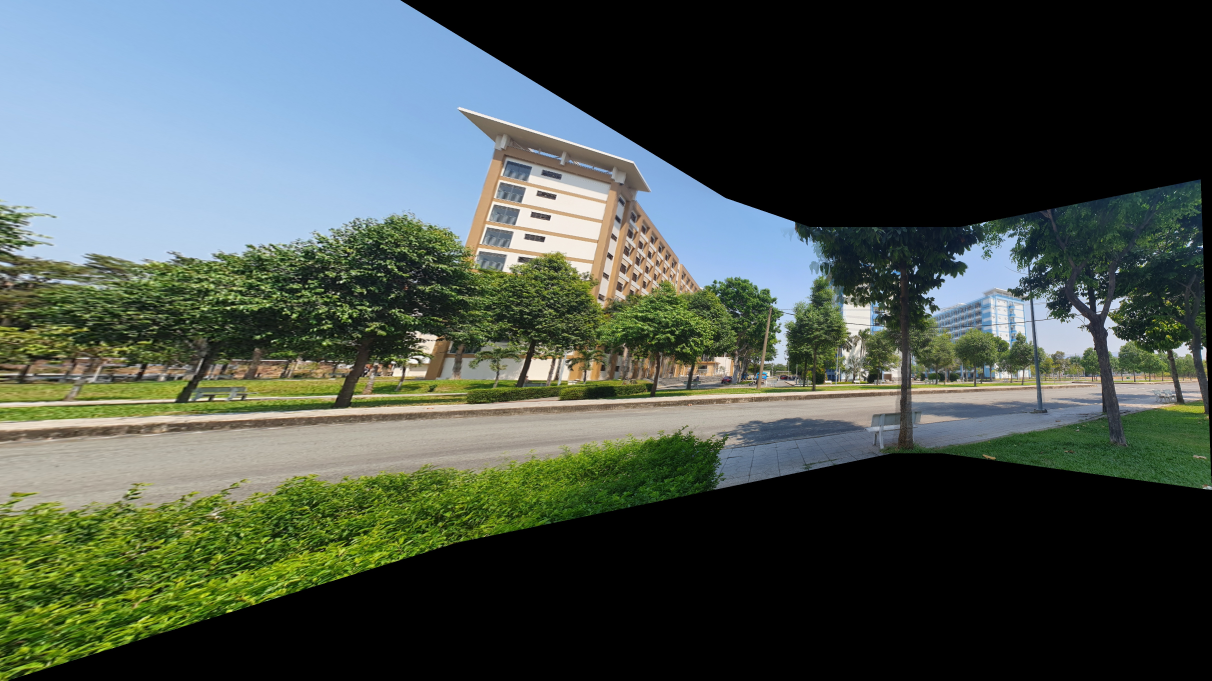
#> input picture ASS3/SIFT/output/panorama_center.jpg, 4846 x 2721 px, given in place of img1.jpg, which was not available (shown at 1/4 size)
$ python main.py
#> lines starting #> are read from the running program, lines starting #| are printed output that depends on the picture; pictures that were not available may be replaced by others from this repository, and a replacement may not be noted
import cv2
import numpy as np
import os
import matplotlib
matplotlib.use("Agg")
import matplotlib.pyplot as plt


# =========================================================
# BƯỚC 0 — LOAD & TIỀN XỬ LÝ ẢNH
# =========================================================

def load_and_preprocess(paths, scale=0.3):
    """
    Bước 1: Load ảnh từ đường dẫn và tiền xử lý:
      - Kiểm tra ảnh hợp lệ
      - Resize về tỉ lệ scale (giảm kích thước để xử lý nhanh)
      - Chuyển sang ảnh xám (grayscale) để phục vụ feature detection

    Trả về: (imgs_color, imgs_gray)
      - imgs_color: danh sách ảnh BGR gốc (dùng để warp và blending)
      - imgs_gray : danh sách ảnh xám tương ứng (dùng để detect feature)
    """
#> called with scale = 0.3
    imgs_color = []
    imgs_gray  = []

    for path in paths:
        img = cv2.imread(path)
#> img is the input picture: shape (2721, 4846, 3); mean B, G, R 76, 83.6, 73.1
        if img is None:
            raise FileNotFoundError(f"Không đọc được ảnh: {path}")

        # ── Resize (chuẩn hóa kích thước) ────────────────────
        img = cv2.resize(img, (0, 0), fx=scale, fy=scale,
                         interpolation=cv2.INTER_AREA)
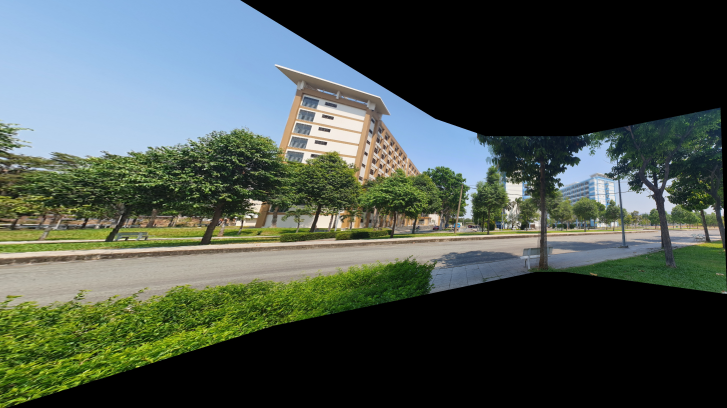
#> img: shape (816, 1454, 3) (shown at 1/2 size); mean B, G, R 76, 83.6, 73.1

        # ── Chuyển sang ảnh xám ───────────────────────────────
        # SIFT chỉ cần thông tin cường độ sáng (intensity), không cần màu.
        # Chuyển sang grayscale trước khi detect giúp giảm nhiễu màu
        # và đảm bảo pipeline tường minh theo yêu cầu.
        gray = cv2.cvtColor(img, cv2.COLOR_BGR2GRAY)
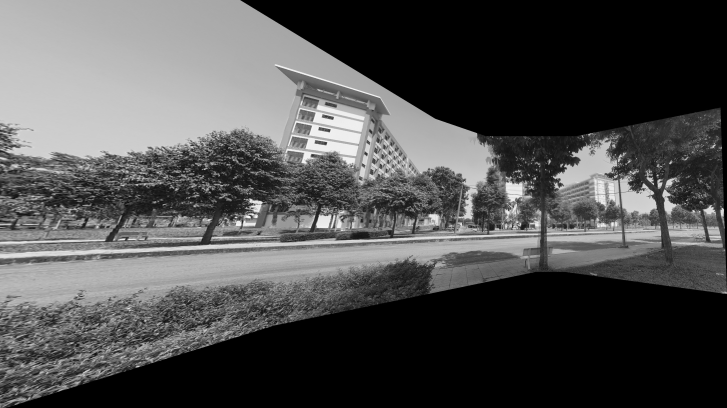
#> gray: shape (816, 1454) (shown at 1/2 size); min 0, max 251, mean 79.6

        imgs_color.append(img)
        imgs_gray.append(gray)

        h, w = img.shape[:2]
#> h = 816; w = 1454
        print(f"  [✓] {os.path.basename(path):20s}  {w}×{h}px")
#|   [✓] img1.jpg              1454×816px
#> pass 2 of the loop in load_and_preprocess, `for path in paths:`:
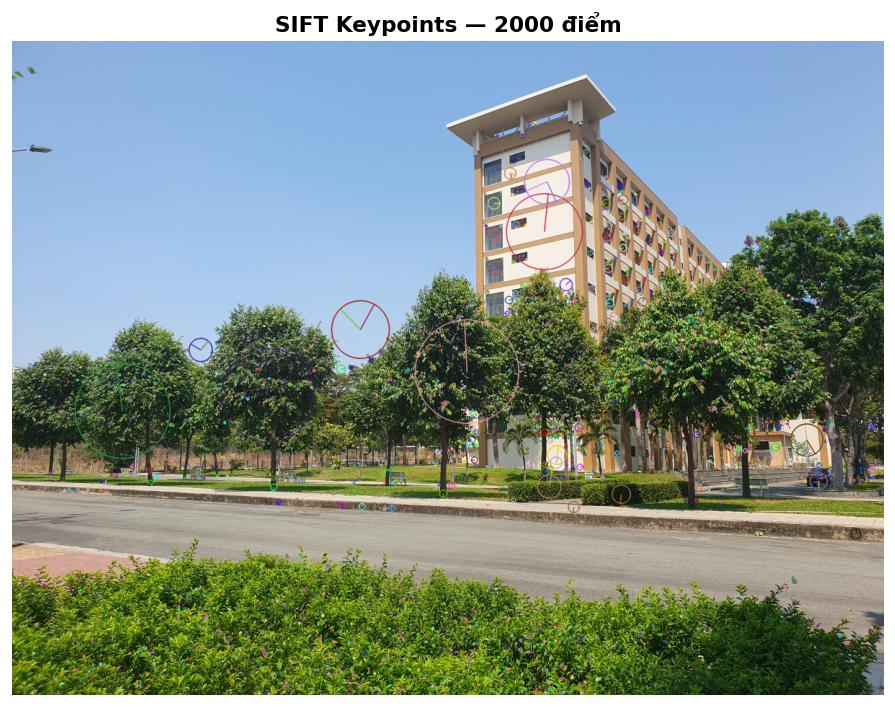
#> input picture ASS3/SIFT/output/sift_kp_img_1.jpg, 895 x 707 px, given in place of img2.jpg, which was not available
#> in load_and_preprocess, img is the input picture: shape (707, 895, 3); mean B, G, R 139, 147.9, 133.5
#> in load_and_preprocess, `img = cv2.resize(img, (0, 0), fx=scale, fy=scale, interpolation=cv2.IN..`:
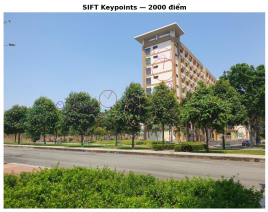
#> img: shape (212, 268, 3); mean B, G, R 138.7, 147.7, 133.2
#> in load_and_preprocess, `gray = cv2.cvtColor(img, cv2.COLOR_BGR2GRAY)`:
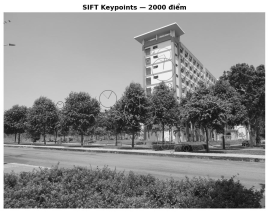
#> gray: shape (212, 268); min 4, max 255, mean 142.3
#|   [✓] img2.jpg              268×212px

    return imgs_color, imgs_gray


# =========================================================
# BƯỚC 1 — TRÍCH XUẤT ĐẶC TRƯNG (SIFT)
# =========================================================

# [359 lines left out: functions extract_features_sift, match_features, compute_homography, make_weight_map, warp_to_canvas, compute_canvas_bounds and 5 more, not called in this run]


# =========================================================
# MAIN
# =========================================================

IMAGE_PATHS = [
    "../input/img1.jpg",
    "../input/img2.jpg",
    "../input/img3.jpg",
    "../input/img4.jpg",
]
SCALE      = 0.3
OUTPUT_DIR = "./output"

os.makedirs(OUTPUT_DIR, exist_ok=True)

print("=" * 54)
print("  Panoramic Image Stitching — SIFT Center-based")
print("=" * 54)

# ── Bước 0: Load & tiền xử lý ──────────────────────────
print(f"\n[*] Bước 0: Load và tiền xử lý (scale={SCALE})...")
#> (the run stopped early here; a loop or call above may not have finished)
